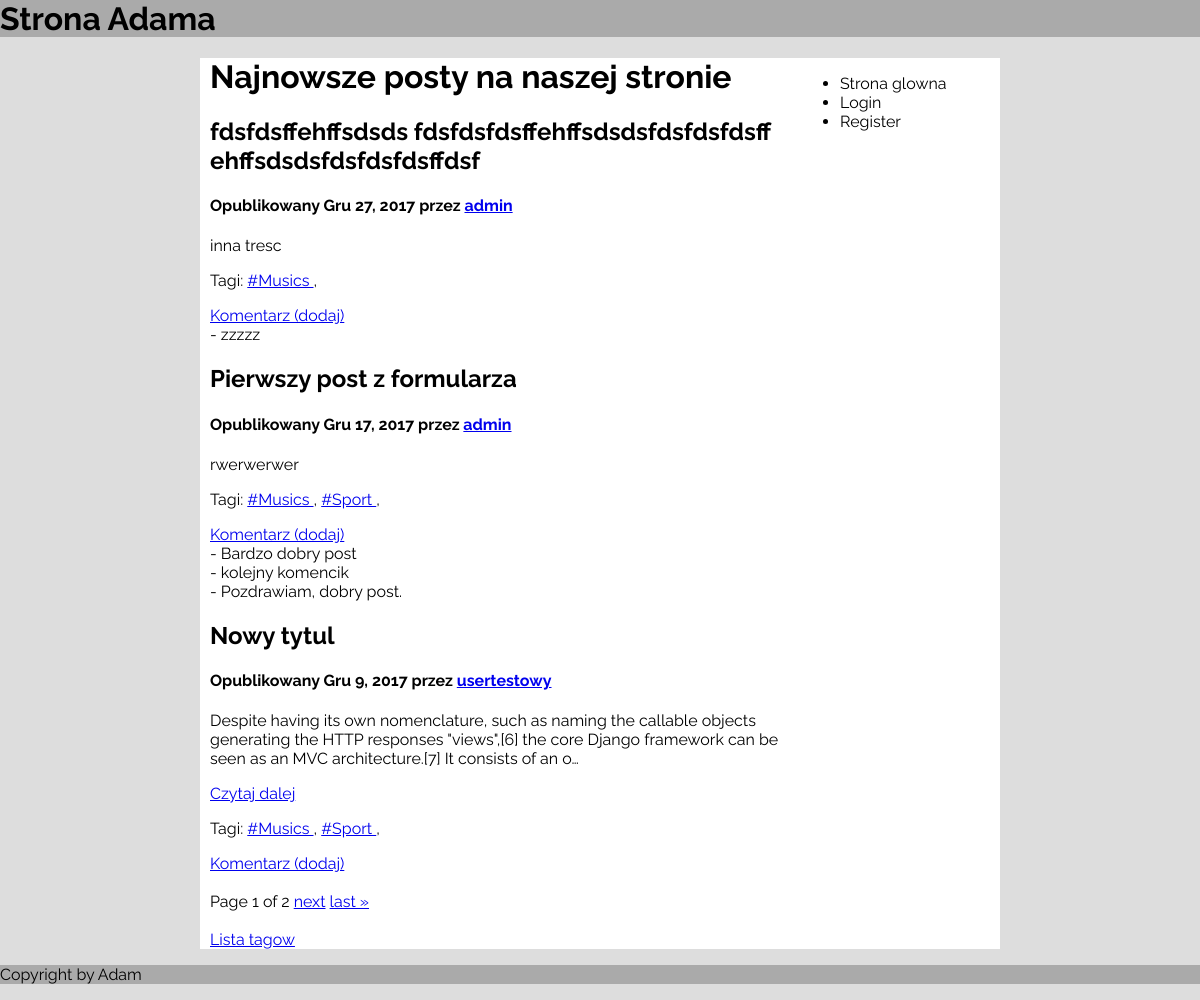
The app's page /, older data.
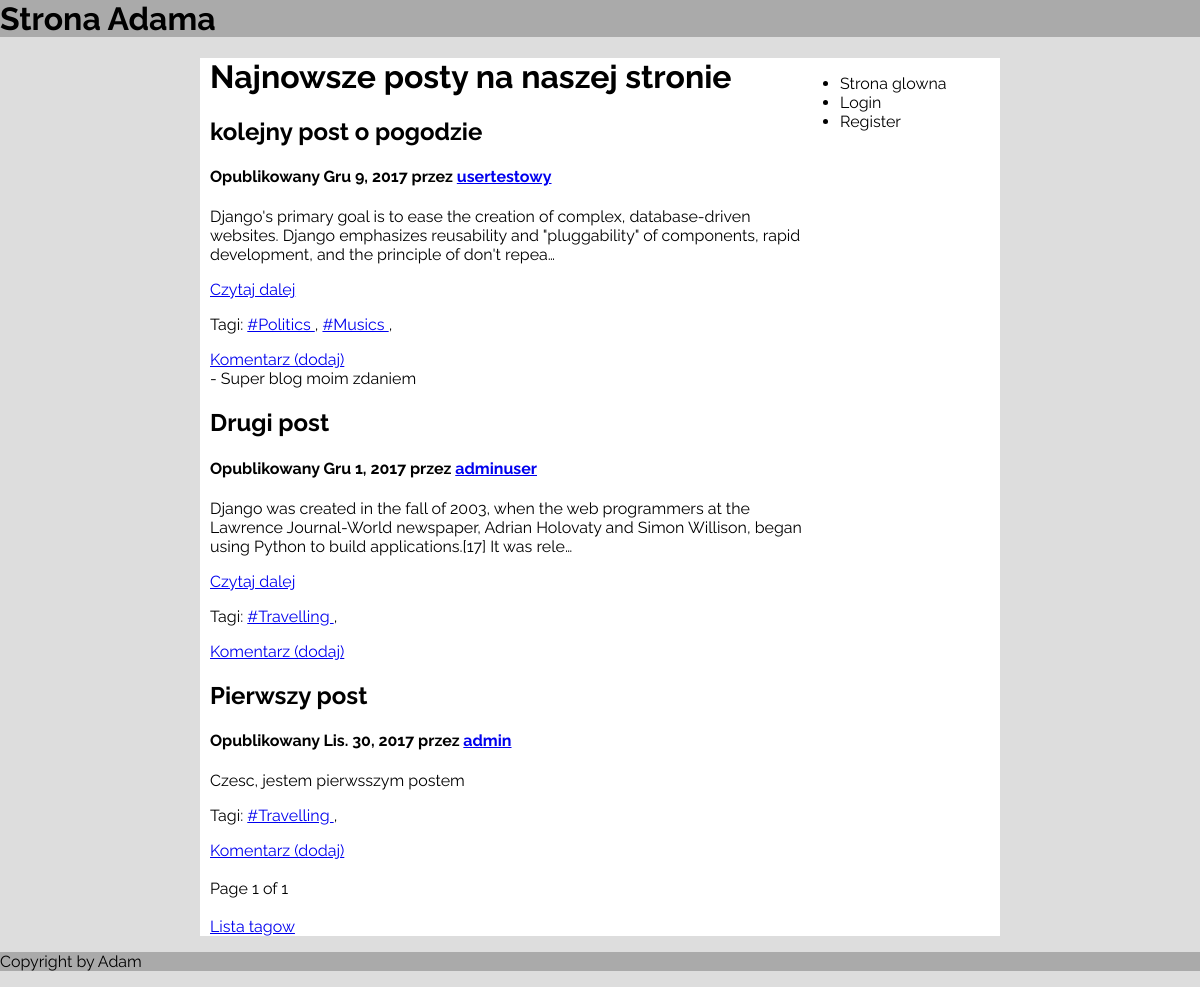
The same page, newer data.
### main/models.py (models this page shows, shortened)
class Post(models.Model):
	title = models.CharField(max_length=300)
	content = models.CharField(max_length=10000)
	publish_date = models.DateField()
	user = models.ForeignKey(User)
	tag = models.ManyToManyField(Tag)
	class Meta:
		ordering = ['-publish_date', 'title']

class Tag(models.Model):
	name = models.CharField(max_length=200, blank=True, default='', unique=True)

class Comment(models.Model):
	content = models.CharField(max_length= 300, blank=True, default='')
	post = models.ForeignKey(Post)
	comment_date = models.DateField()

### main/views.py (the view)
# urls.py: url(r'^$', views.index, name='index'),
def index(request):
	posts = Post.objects.all()
	comments = Comment.objects.all()
	paginator = Paginator(posts, POSTS_PER_PAGE) #ilosc artykulow na stronie
	page = request.GET.get('page')
	try:
		posts = paginator.page(page)
	except PageNotAnInteger:
		posts = paginator.page(1)
	context = {
		'posts': posts,
		'comments': comments
	}
	return render(request, 'main/index.html', context)

### main/templates/main/index.html (shortened to what this page needs)
{% extends 'main/base.html' %}
{% block header %}
	<h1> Najnowsze posty na naszej stronie </h1>
{% endblock %}
{% block content %}
	<div>
		{% for post in posts %}
			<div>
				<h2>{{ post.title }} </h2>
				<h4>
					Opublikowany {{ post.publish_date }} przez <a href="{% url 'user_info' post.user.username %}"> {{ post.user.username }}</a>
				</h4>
				<p> {{ post.content|truncatechars:200 }} </p>
                {% if post.content|length > 200 %}
                <a href="{% url 'one_post' post.id %}">Czytaj dalej</a>
                {% endif %}
				<p> Tagi:
					{% for t in post.tag.all %}
						<a href="/bytag/{{ t.name|slice:'1:' }}">{{t.name}} </a>
						<a>, </a>
					{% endfor %}
				</p>
			</div>
        <div><a href="{% url 'add_new_comment' post.id %}">Komentarz (dodaj)</a>
				<br>
                {% for comment in comments %}
                    {% if post.id == comment.post.id %}
                        <{{comment.comment_date}}> - {{comment.content}} <br>
                    {% endif %}
                {% endfor %}
        </div>
		{% endfor %}
	</div>
    <br>
<div>
            Page {{ posts.number }} of {{ posts.paginator.num_pages }}
        {% if posts.has_next %}
            <a href="?page={{ posts.next_page_number }}">next</a>
            <a href="?page={{ posts.paginator.num_pages }}">last &raquo;</a>
        {% endif %}
</div>
	<br>
	<a href="{% url 'tags' %}">Lista tagow</a>
{% endblock %}

Row changes from the older to the newer data that the page shows:
removed Post: title "fdsfdsffehffsdsds fdsfdsfdsffehffsdsdsfdsfdsfdsff ehffsdsdsfdsfdsfdsffdsf", publish_date "Gru 27, 2017", user.username "admin", content "inna tresc", Tag (name "#Musics")
removed Comment: content "zzzzz", comment_date "2018-01-10" (drawn), shown under "fdsfdsffehffsdsds fdsfdsfdsffehffsdsdsfdsfdsfdsff ehffsdsdsfdsfdsfdsffdsf"
removed Post: title "Pierwszy post z formularza", publish_date "Gru 17, 2017", user.username "admin", content "rwerwerwer", Tag (name "#Musics")
no longer on this page (row unchanged): Tag: name "#Sport"
removed Comment: content "Bardzo dobry post", shown under "Pierwszy post z formularza"
removed Comment: content "kolejny komencik", shown under "Pierwszy post z formularza"
removed Comment: content "Pozdrawiam, dobry post.", shown under "Pierwszy post z formularza"
removed Post: title "Nowy tytul", publish_date "Gru 9, 2017", user.username "usertestowy", content "Despite having its own nomenclature, such as naming the callable objects generating the HTTP responses \"views\",[6] the core Django framework can be seen as an MVC architecture.[7] It consists of an o…", shows "Czytaj dalej", Tag (name "#Musics")
now on this page (row unchanged): Post: title "kolejny post o pogodzie", publish_date "Gru 9, 2017", user.username "usertestowy", content "Django's primary goal is to ease the creation of complex, database-driven websites. Django emphasizes reusability and \"pluggability\" of components, rapid development, and the principle of don't repea…", shows "Czytaj dalej", Tag (name "#Musics")
now on this page (row unchanged): Tag: name "#Politics", shown under "kolejny post o pogodzie"
now on this page (row unchanged): Comment: content "Super blog moim zdaniem", shown under "kolejny post o pogodzie"
now on this page (row unchanged): Post: title "Drugi post", publish_date "Gru 1, 2017", user.username "adminuser", content "Django was created in the fall of 2003, when the web programmers at the Lawrence Journal-World newspaper, Adrian Holovaty and Simon Willison, began using Python to build applications.[17] It was rele…", shows "Czytaj dalej"
now on this page (row unchanged): Tag: name "#Travelling"
now on this page (row unchanged): Post: title "Pierwszy post", publish_date "Lis. 30, 2017", user.username "admin", content "Czesc, jestem pierwsszym postem"
Text that changed along with them:
{{ posts.paginator.num_pages }}: "2" → "1"
text no longer shown: "next last »"
